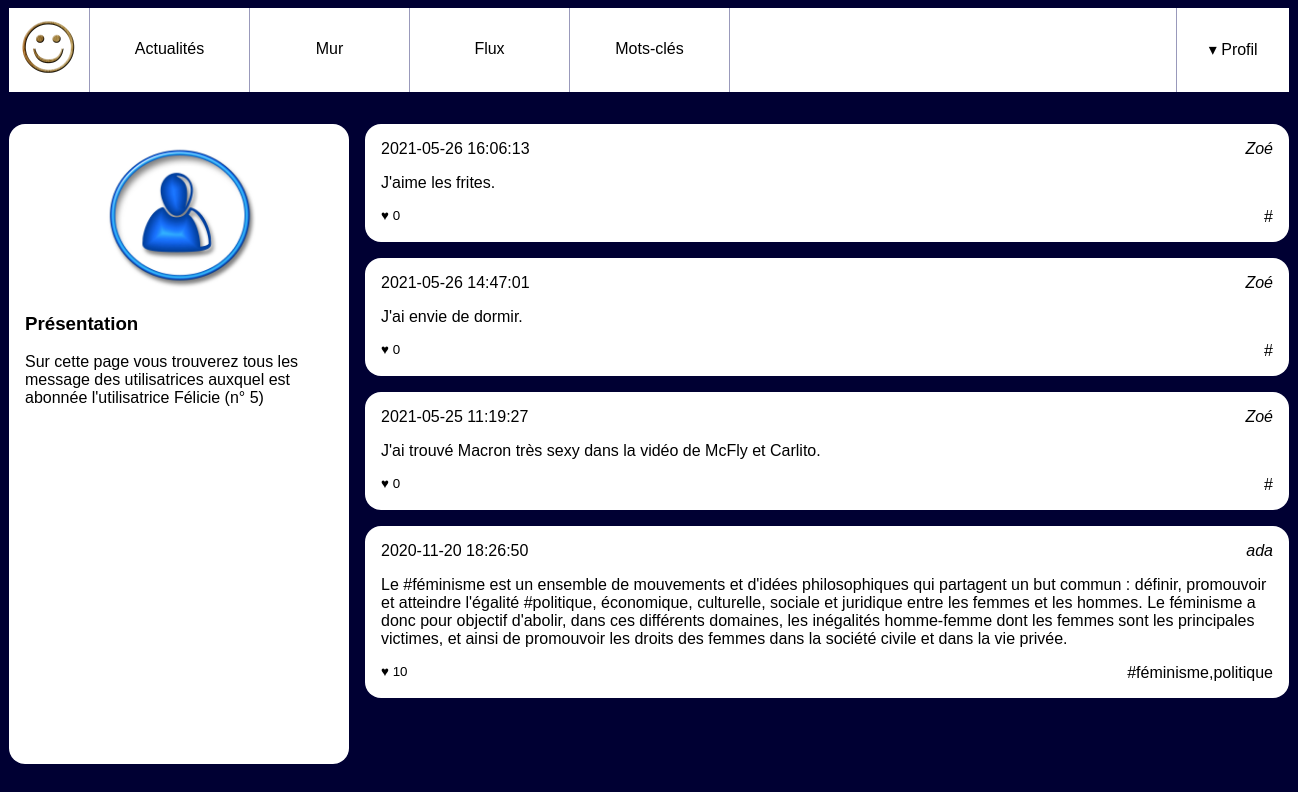
Screenshot of /pages/feed.php?user_id=5 with the database file from the repository.
### tables this page shows
CREATE TABLE `users` (
  `id` int(10) UNSIGNED NOT NULL,
  `email` varchar(255) NOT NULL,
  `password` varchar(255) NOT NULL,
  `alias` varchar(255) NOT NULL
);

### pages/feed.php (the view, shortened to what this page needs)
<?php
require 'header.php';
?>
        <div id="wrapper">
            <?php
            $userId = $_GET['user_id'];
            ?>
            <?php
            $mysqli = new mysqli("localhost", "root", "root", "socialnetwork");
            ?>
            <aside>
                <?php
                $laQuestionEnSql = "SELECT * FROM `users` WHERE id=" . intval($userId);
                $lesInformations = $mysqli->query($laQuestionEnSql);
                $user = $lesInformations->fetch_assoc();
                ?>
                <img src="user.jpg" alt="Portrait de l'utilisatrice"/>
                <section>
                    <h3>Présentation</h3>
                    <p>Sur cette page vous trouverez tous les message des utilisatrices
                        auxquel est abonnée l'utilisatrice <?php echo $user['alias'] ?>
                        (n° <?php echo $_GET['user_id'] ?>)
                    </p>
                </section>
            </aside>
            <main>
                <?php
                $laQuestionEnSql = "SELECT `posts`.`content`,"
                        . "`posts`.`created`,"
                        . "`users`.`alias` as author_name,  "
                        . "`users`.`id` as author_id,  "
                        . "count(`likes`.`id`) as like_number,  "
                        . "GROUP_CONCAT(DISTINCT `tags`.`label`) AS taglist "
                        . "FROM `followers` "
                        . "JOIN `users` ON `users`.`id`=`followers`.`followed_user_id`"
                        . "JOIN `posts` ON `posts`.`user_id`=`users`.`id`"
                        . "LEFT JOIN `posts_tags` ON `posts`.`id` = `posts_tags`.`post_id`  "
                        . "LEFT JOIN `tags`       ON `posts_tags`.`tag_id`  = `tags`.`id` "
                        . "LEFT JOIN `likes`      ON `likes`.`post_id`  = `posts`.`id` "
                        . "WHERE `followers`.`following_user_id`='" . intval($userId) . "' "
                        . "GROUP BY `posts`.`id`"
                        . "ORDER BY `posts`.`created` DESC  "
                ;
                $lesInformations = $mysqli->query($laQuestionEnSql);
                while ($follower = $lesInformations->fetch_assoc())
                {
                ?>
                <article>
                    <h3>
                        <time datetime='2020-02-01 11:12:13' ><?php echo $follower['created'] ?> </time>
                    </h3>
                    <address><nav>
                        <a href="wall.php?user_id=<?php echo $follower['author_id'] ?>"><?php echo $follower['author_name'] ?></a>
                        </nav></address>
                    <div>
                        <p><?php echo $follower['content'] ?></p>
                    </div>
                    <footer>
                        <small>♥ <?php echo $follower['like_number'] ?></small>
                        <a href="">#<?php echo $follower['taglist'] ?>
                    </footer>
                </article>
                <?php
                }
                ?>
            </main>
        </div>
    </body>
</html>

### pages/style.css (style rules this page uses)
body { background-color: #003; font-family: Arial; }
a { text-decoration: none; color:black; }
#wrapper { display:flex; width:80em; margin:0 auto 2em auto; }
#wrapper aside { background-color: #fff; flex:1; padding:1em; border-radius: 1em; }
#wrapper aside img { display: block; width:50%; margin:auto; }
#wrapper main { flex:3; padding-left:1em; height: 80vh; overflow-y: scroll; }
#wrapper main article { background-color: #fff; padding:1em; margin-bottom: 1em ; border-radius: 1em; }
#wrapper main article h3 { margin:0; padding:0; font-weight: normal; font-size:1em; }
#wrapper main article time { float:left; }
#wrapper main article address { text-align: right; margin-bottom: 1em; }
#wrapper main article p { margin:0; }
#wrapper main article footer { margin-top: 1em; text-align: right; }
#wrapper main article footer small { float:left; }

### rows the page displays
users: alias "Félicie"
users: created "2021-05-26 16:06:13", alias "Zoé", content "J'aime les frites.", like_number "0", created "2021-05-26 14:47:01", content "J'ai envie de dormir.", created "2021-05-25 11:19:27", content "J'ai trouvé Macron très sexy dans la vidéo de McFly et Carlito."
users: created "2020-11-20 18:26:50", alias "ada", content "Le #féminisme est un ensemble de mouvements et d'idées philosophiques qui partagent un but commun : définir, promouvoir et atteindre l'égalité #politique, économique, culturelle, sociale et juridique entre les femmes et les hommes. Le féminisme a donc pour objectif d'abolir, dans ces différents domaines, les inégalités homme-femme dont les femmes sont les principales victimes, et ainsi de promouvoir les droits des femmes dans la société civile et dans la vie privée.", like_number "10", taglist "féminisme,politique"

### other values shown
$_GET['user_id'] "5"
